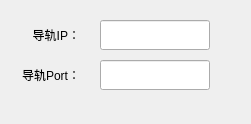
<?xml version="1.0" encoding="UTF-8"?>
<ui version="4.0">
 <class>DlgAddRail</class>
 <widget class="QDialog" name="DlgAddRail">
  <property name="geometry">
   <rect>
    <x>0</x>
    <y>0</y>
    <width>251</width>
    <height>124</height>
   </rect>
  </property>
  <property name="windowTitle">
   <string>DlgAddRail</string>
  </property>
  <widget class="QLabel" name="id_rail_lab_ip">
   <property name="geometry">
    <rect>
     <x>10</x>
     <y>20</y>
     <width>70</width>
     <height>30</height>
    </rect>
   </property>
   <property name="layoutDirection">
    <enum>Qt::LeftToRight</enum>
   </property>
   <property name="text">
    <string>导轨IP：</string>
   </property>
   <property name="alignment">
    <set>Qt::AlignRight|Qt::AlignTrailing|Qt::AlignVCenter</set>
   </property>
  </widget>
  <widget class="QLabel" name="id_rail_lab_port">
   <property name="geometry">
    <rect>
     <x>10</x>
     <y>60</y>
     <width>70</width>
     <height>30</height>
    </rect>
   </property>
   <property name="text">
    <string>导轨Port：</string>
   </property>
   <property name="alignment">
    <set>Qt::AlignRight|Qt::AlignTrailing|Qt::AlignVCenter</set>
   </property>
  </widget>
  <widget class="QLineEdit" name="id_rail_edit_ip">
   <property name="geometry">
    <rect>
     <x>100</x>
     <y>20</y>
     <width>110</width>
     <height>30</height>
    </rect>
   </property>
  </widget>
  <widget class="QLineEdit" name="id_rail_edit_port">
   <property name="geometry">
    <rect>
     <x>100</x>
     <y>60</y>
     <width>110</width>
     <height>30</height>
    </rect>
   </property>
  </widget>
 </widget>
 <layoutdefault spacing="6" margin="11"/>
 <resources/>
 <connections/>
</ui>
